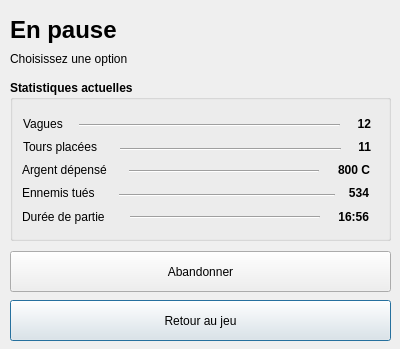
<?xml version="1.0" encoding="UTF-8"?>
<ui version="4.0">
 <class>Dialog</class>
 <widget class="QDialog" name="Dialog">
  <property name="geometry">
   <rect>
    <x>0</x>
    <y>0</y>
    <width>400</width>
    <height>349</height>
   </rect>
  </property>
  <property name="windowTitle">
   <string>Jeu en pause - Tower Défense</string>
  </property>
  <widget class="QPushButton" name="continuer_btn">
   <property name="geometry">
    <rect>
     <x>10</x>
     <y>300</y>
     <width>381</width>
     <height>41</height>
    </rect>
   </property>
   <property name="text">
    <string>Retour au jeu</string>
   </property>
   <property name="default">
    <bool>true</bool>
   </property>
  </widget>
  <widget class="QPushButton" name="giveup_btn">
   <property name="geometry">
    <rect>
     <x>10</x>
     <y>251</y>
     <width>381</width>
     <height>41</height>
    </rect>
   </property>
   <property name="text">
    <string>Abandonner</string>
   </property>
  </widget>
  <widget class="QGroupBox" name="groupBox">
   <property name="geometry">
    <rect>
     <x>10</x>
     <y>80</y>
     <width>381</width>
     <height>161</height>
    </rect>
   </property>
   <property name="font">
    <font>
     <bold>true</bold>
    </font>
   </property>
   <property name="title">
    <string>Statistiques actuelles</string>
   </property>
   <widget class="QLabel" name="label_2">
    <property name="geometry">
     <rect>
      <x>13</x>
      <y>35</y>
      <width>51</width>
      <height>18</height>
     </rect>
    </property>
    <property name="font">
     <font>
      <bold>false</bold>
     </font>
    </property>
    <property name="text">
     <string>Vagues </string>
    </property>
   </widget>
   <widget class="QLabel" name="label_3">
    <property name="geometry">
     <rect>
      <x>13</x>
      <y>58</y>
      <width>131</width>
      <height>18</height>
     </rect>
    </property>
    <property name="font">
     <font>
      <bold>false</bold>
     </font>
    </property>
    <property name="text">
     <string>Tours placées</string>
    </property>
   </widget>
   <widget class="QLabel" name="label_4">
    <property name="geometry">
     <rect>
      <x>12</x>
      <y>81</y>
      <width>131</width>
      <height>18</height>
     </rect>
    </property>
    <property name="font">
     <font>
      <bold>false</bold>
     </font>
    </property>
    <property name="text">
     <string>Argent dépensé</string>
    </property>
   </widget>
   <widget class="QLabel" name="label_5">
    <property name="geometry">
     <rect>
      <x>12</x>
      <y>104</y>
      <width>140</width>
      <height>18</height>
     </rect>
    </property>
    <property name="font">
     <font>
      <bold>false</bold>
     </font>
    </property>
    <property name="text">
     <string>Ennemis tués</string>
    </property>
   </widget>
   <widget class="QLabel" name="label_6">
    <property name="geometry">
     <rect>
      <x>12</x>
      <y>127</y>
      <width>140</width>
      <height>20</height>
     </rect>
    </property>
    <property name="font">
     <font>
      <bold>false</bold>
     </font>
    </property>
    <property name="text">
     <string>Durée de partie</string>
    </property>
   </widget>
   <widget class="QLabel" name="depenses">
    <property name="geometry">
     <rect>
      <x>229</x>
      <y>81</y>
      <width>131</width>
      <height>18</height>
     </rect>
    </property>
    <property name="font">
     <font>
      <bold>true</bold>
     </font>
    </property>
    <property name="text">
     <string>800 C</string>
    </property>
    <property name="alignment">
     <set>Qt::AlignmentFlag::AlignRight|Qt::AlignmentFlag::AlignTrailing|Qt::AlignmentFlag::AlignVCenter</set>
    </property>
   </widget>
   <widget class="QLabel" name="ennemis_tues">
    <property name="geometry">
     <rect>
      <x>219</x>
      <y>104</y>
      <width>140</width>
      <height>18</height>
     </rect>
    </property>
    <property name="font">
     <font>
      <bold>true</bold>
     </font>
    </property>
    <property name="text">
     <string>534</string>
    </property>
    <property name="alignment">
     <set>Qt::AlignmentFlag::AlignRight|Qt::AlignmentFlag::AlignTrailing|Qt::AlignmentFlag::AlignVCenter</set>
    </property>
   </widget>
   <widget class="QLabel" name="tours">
    <property name="geometry">
     <rect>
      <x>230</x>
      <y>58</y>
      <width>131</width>
      <height>18</height>
     </rect>
    </property>
    <property name="font">
     <font>
      <bold>true</bold>
     </font>
    </property>
    <property name="text">
     <string>11</string>
    </property>
    <property name="alignment">
     <set>Qt::AlignmentFlag::AlignRight|Qt::AlignmentFlag::AlignTrailing|Qt::AlignmentFlag::AlignVCenter</set>
    </property>
   </widget>
   <widget class="QLabel" name="duree">
    <property name="geometry">
     <rect>
      <x>219</x>
      <y>127</y>
      <width>140</width>
      <height>20</height>
     </rect>
    </property>
    <property name="font">
     <font>
      <bold>true</bold>
     </font>
    </property>
    <property name="text">
     <string>16:56</string>
    </property>
    <property name="alignment">
     <set>Qt::AlignmentFlag::AlignRight|Qt::AlignmentFlag::AlignTrailing|Qt::AlignmentFlag::AlignVCenter</set>
    </property>
   </widget>
   <widget class="QLabel" name="vagues">
    <property name="geometry">
     <rect>
      <x>230</x>
      <y>35</y>
      <width>131</width>
      <height>18</height>
     </rect>
    </property>
    <property name="font">
     <font>
      <bold>true</bold>
     </font>
    </property>
    <property name="text">
     <string>12</string>
    </property>
    <property name="alignment">
     <set>Qt::AlignmentFlag::AlignRight|Qt::AlignmentFlag::AlignTrailing|Qt::AlignmentFlag::AlignVCenter</set>
    </property>
   </widget>
   <widget class="Line" name="line_3">
    <property name="geometry">
     <rect>
      <x>119</x>
      <y>81</y>
      <width>190</width>
      <height>20</height>
     </rect>
    </property>
    <property name="orientation">
     <enum>Qt::Orientation::Horizontal</enum>
    </property>
   </widget>
   <widget class="Line" name="line_4">
    <property name="geometry">
     <rect>
      <x>120</x>
      <y>127</y>
      <width>190</width>
      <height>20</height>
     </rect>
    </property>
    <property name="orientation">
     <enum>Qt::Orientation::Horizontal</enum>
    </property>
   </widget>
   <widget class="Line" name="line_5">
    <property name="geometry">
     <rect>
      <x>109</x>
      <y>105</y>
      <width>216</width>
      <height>20</height>
     </rect>
    </property>
    <property name="orientation">
     <enum>Qt::Orientation::Horizontal</enum>
    </property>
   </widget>
   <widget class="Line" name="line_7">
    <property name="geometry">
     <rect>
      <x>110</x>
      <y>59</y>
      <width>221</width>
      <height>20</height>
     </rect>
    </property>
    <property name="orientation">
     <enum>Qt::Orientation::Horizontal</enum>
    </property>
   </widget>
   <widget class="Line" name="line_8">
    <property name="geometry">
     <rect>
      <x>69</x>
      <y>35</y>
      <width>261</width>
      <height>20</height>
     </rect>
    </property>
    <property name="orientation">
     <enum>Qt::Orientation::Horizontal</enum>
    </property>
   </widget>
  </widget>
  <widget class="QLabel" name="label">
   <property name="geometry">
    <rect>
     <x>10</x>
     <y>50</y>
     <width>381</width>
     <height>18</height>
    </rect>
   </property>
   <property name="text">
    <string>Choisissez une option</string>
   </property>
  </widget>
  <widget class="QLabel" name="titlelabel">
   <property name="geometry">
    <rect>
     <x>10</x>
     <y>10</y>
     <width>380</width>
     <height>40</height>
    </rect>
   </property>
   <property name="font">
    <font>
     <pointsize>18</pointsize>
     <bold>true</bold>
    </font>
   </property>
   <property name="text">
    <string>En pause</string>
   </property>
   <property name="textFormat">
    <enum>Qt::TextFormat::AutoText</enum>
   </property>
   <property name="alignment">
    <set>Qt::AlignmentFlag::AlignLeading|Qt::AlignmentFlag::AlignLeft|Qt::AlignmentFlag::AlignVCenter</set>
   </property>
  </widget>
 </widget>
 <resources/>
 <connections/>
</ui>
